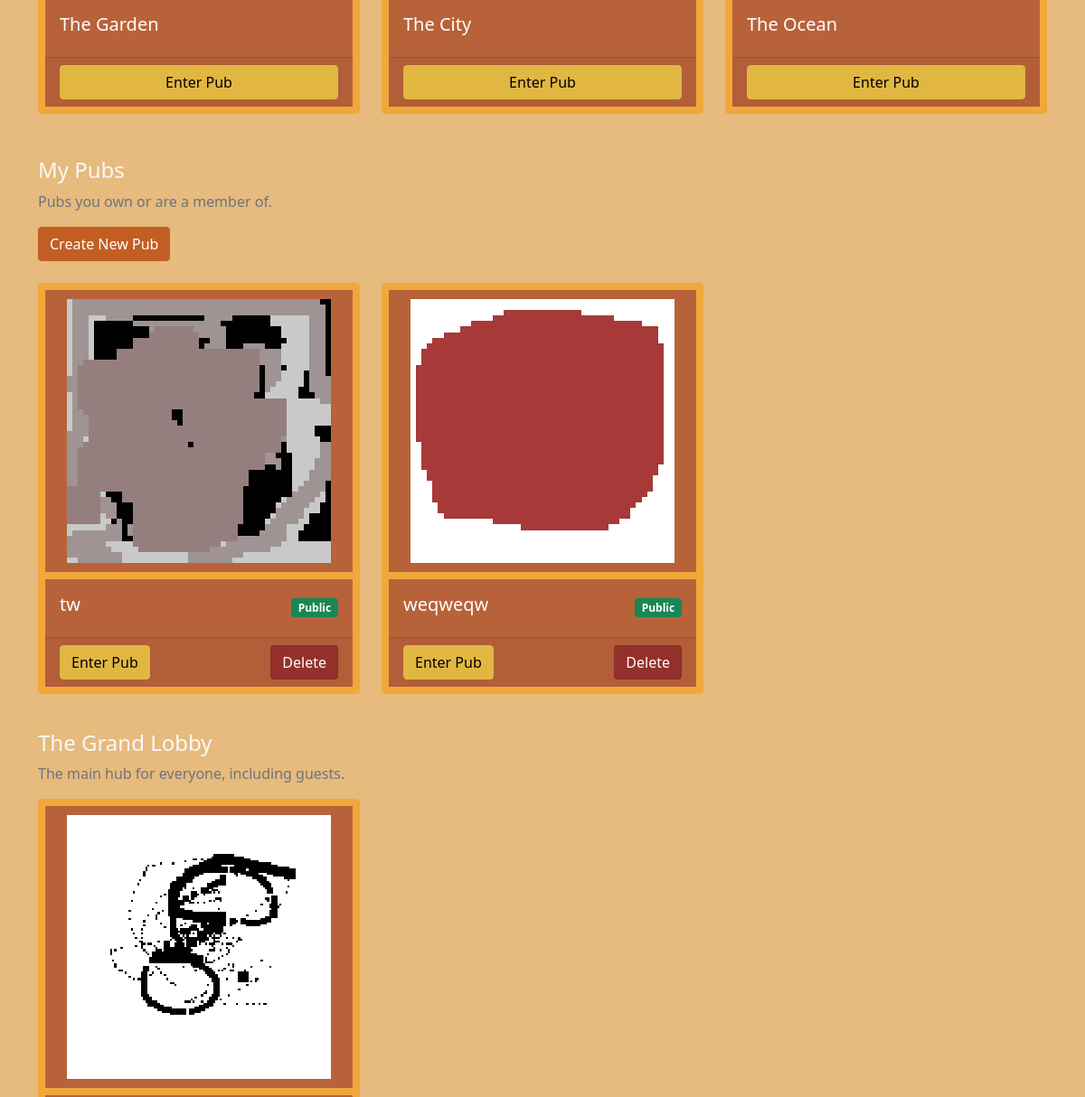
The page /dashboard (signed in, middle part) on the database as committed earlier.
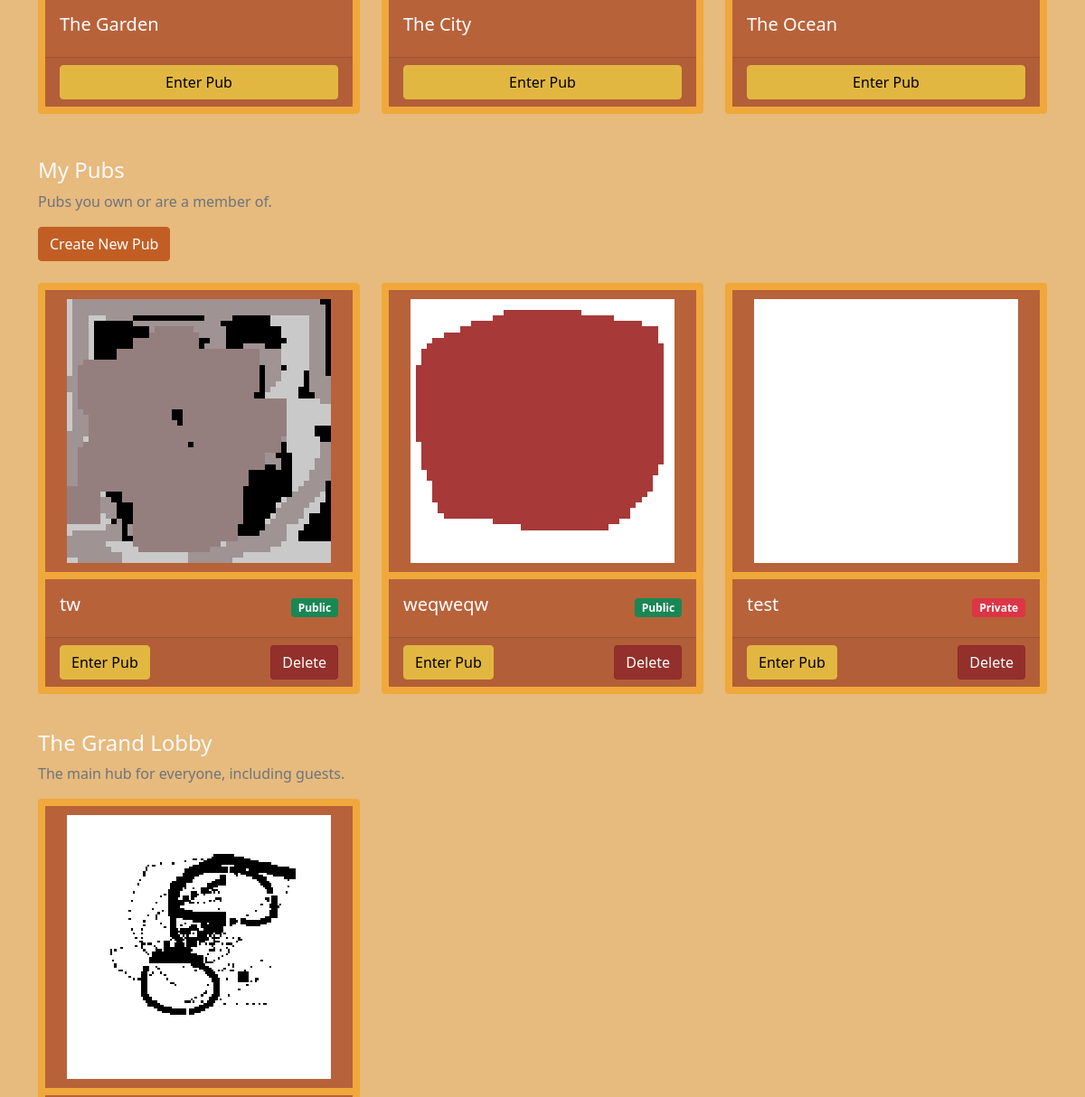
The same page on the database as committed later.
### tables this page shows
CREATE TABLE pubs (id INTEGER PRIMARY KEY, name TEXT NOT NULL, owner_id INTEGER, is_private BOOLEAN NOT NULL, canvas_id INTEGER NOT NULL, FOREIGN KEY(owner_id) REFERENCES users(id), FOREIGN KEY(canvas_id) REFERENCES canvases(id));

### app.py (the view)
@app.route("/dashboard")
@login_required
def dashboard():
    user_id = session["user_id"]
    my_pubs = db.execute("SELECT p.* FROM pubs p JOIN pub_members pm ON p.id = pm.pub_id WHERE pm.user_id = ? AND p.owner_id IS NOT NULL", user_id)
    lobby_pub = db.execute("SELECT * FROM pubs WHERE name = 'The Grand Lobby' LIMIT 1")
    other_community_pubs = db.execute("SELECT * FROM pubs WHERE owner_id IS NULL AND name != 'The Grand Lobby'")
    return render_template("dashboard.html", my_pubs=my_pubs, lobby_pub=lobby_pub[0] if lobby_pub else None, community_pubs=other_community_pubs)

### app.py (called while the page is built)
def login_required(f):
    @wraps(f)
    def decorated_function(*args, **kwargs):
        if session.get("user_id") is None: return redirect("/login")
        return f(*args, **kwargs)
    return decorated_function

### templates/dashboard.html (shortened to what this page needs)
{% extends "layout.html" %}
{% block main %}
<div class="container">
    <div class="row row-cols-1 row-cols-md-2 row-cols-lg-3 g-4 mb-5">
        {% for pub in community_pubs %}
            <div class="col">
                <div class="card h-100 canvas-preview-card">
                    <div class="card-body">
                        <h5 class="card-title">{{ pub.name }}</h5>
                    </div>
                    <div class="card-footer">
                        <a href="/pub/{{ pub.id }}" class="btn btn-info w-100">Enter Pub</a>
                    </div>
                </div>
            </div>
        {% else %}
             <div class="col-12"><p>No other community pubs available.</p></div>
        {% endfor %}
    </div>
    <h4>My Pubs</h4>
    <p class="text-muted">Pubs you own or are a member of.</p>
    <a href="/create_pub" class="btn btn-primary" id="btn-add-pub">Create New Pub</a>
    <div class="row row-cols-1 row-cols-md-2 row-cols-lg-3 g-4" id="my-pub-cards">
        {% for pub in my_pubs %}
            <div class="col">
                <div class="card h-100 canvas-preview-card">
                    <img src="/canvas_preview/{{ pub.canvas_id }}.png" class="card-img-top" alt="{{ pub.name }} Preview">
                    <div class="card-body" id="pub-name-public-private">
                        <h5 class="card-title">{{ pub.name }}</h5>
                        {% if pub.is_private %}<span class="badge bg-danger">Private</span>{% else %}<span class="badge bg-success">Public</span>{% endif %}
                    </div>
                    <div class="card-footer d-flex justify-content-between">
                        <a href="/pub/{{ pub.id }}" class="btn btn-info">Enter Pub</a>
                        {% if pub.owner_id == session.user_id %}
                        <form action="/delete_pub/{{ pub.id }}" method="post" onsubmit="return confirm('Are you sure you want to permanently delete this pub and its canvas? This cannot be undone.');">
                            <button type="submit" class="btn btn-danger">Delete</button>
                        </form>
                        {% endif %}
                    </div>
                </div>
            </div>
        {% else %}
            <div class="col-12"><p>You haven't joined or created any pubs yet.</p></div>
        {% endfor %}
    </div>
     <h4>The Grand Lobby</h4>
     <p class="text-muted">The main hub for everyone, including guests.</p>
     <div class="row mb-5">
         {% if lobby_pub %}
             <div class="col-lg-4 col-md-6">
                 <div class="card h-100 canvas-preview-card">
                     <img src="/canvas_preview/{{ lobby_pub.canvas_id }}.png" class="card-img-top" alt="{{ lobby_pub.name }} Preview">
                 </div>
             </div>
         {% else %}
             <div class="col-12"><p>The community hub is currently unavailable.</p></div>
         {% endif %}
     </div>
</div>
{% endblock %}

### templates/layout.html (shortened to what this page needs)
<!DOCTYPE html>
<html lang="en">
<head>
    <link href="https://cdn.jsdelivr.net/npm/bootstrap@5.1.3/dist/css/bootstrap.min.css" rel="stylesheet">
    <link href="/static/css/styles.css" rel="stylesheet">
</head>
<body class="bg-dark text-light">
    <main class="container-fluid p-4">
        {% block main %}{% endblock %}
    </main>
</body>
</html>

### static/css/styles.css (style rules this page uses)
:root { --bg-dark: #d6886c; --bg-secondary: #b8623a; --border-color: #f0a83b; --text-light: #ffffff; --text-muted: #8F9BB3; --primary-color: #c25e24; --primary-hover: #e09a58; --success-color: #00B383; --danger-color: #8f2a2ade; --info-color: #e2b741; }
body { background-color: var(--bg-dark); color: var(--text-light); font-family: 'Segoe UI', Tahoma, Geneva, Verdana, sans-serif; }
.card, .list-group-item { background-color: var(--bg-secondary) !important; border-color: var(--border-color) !important; color: var(--text-light) !important; }
.btn-primary { background-color: var(--primary-color); border-color: var(--primary-color); }
.btn-danger { background-color: var(--danger-color); border-color: var(--danger-color); }
.btn-info { background-color: var(--info-color); border-color: var(--info-color); }
.canvas-preview-card img { width: 100%; height: 320px; object-fit: contain; border-bottom: 8px solid var(--border-color); image-rendering: pixelated; }
.card { border: 8px solid ; }
.card-img-top { padding: 10px; }
main { background-color: #e7ba7d; }
#btn-add-pub { margin-bottom: 24px; }
#my-pub-cards { margin-bottom: 40px; }
#pub-name-public-private { display: flex; flex-direction: row; justify-content: space-between; }
#pub-name-public-private span { text-align: center; align-items: center; justify-content: center; align-self: center; }

Rows that differ between the two databases and show on the page:
added pubs: name (picture), name "test", is_private "Private", shown under "My Pubs"
